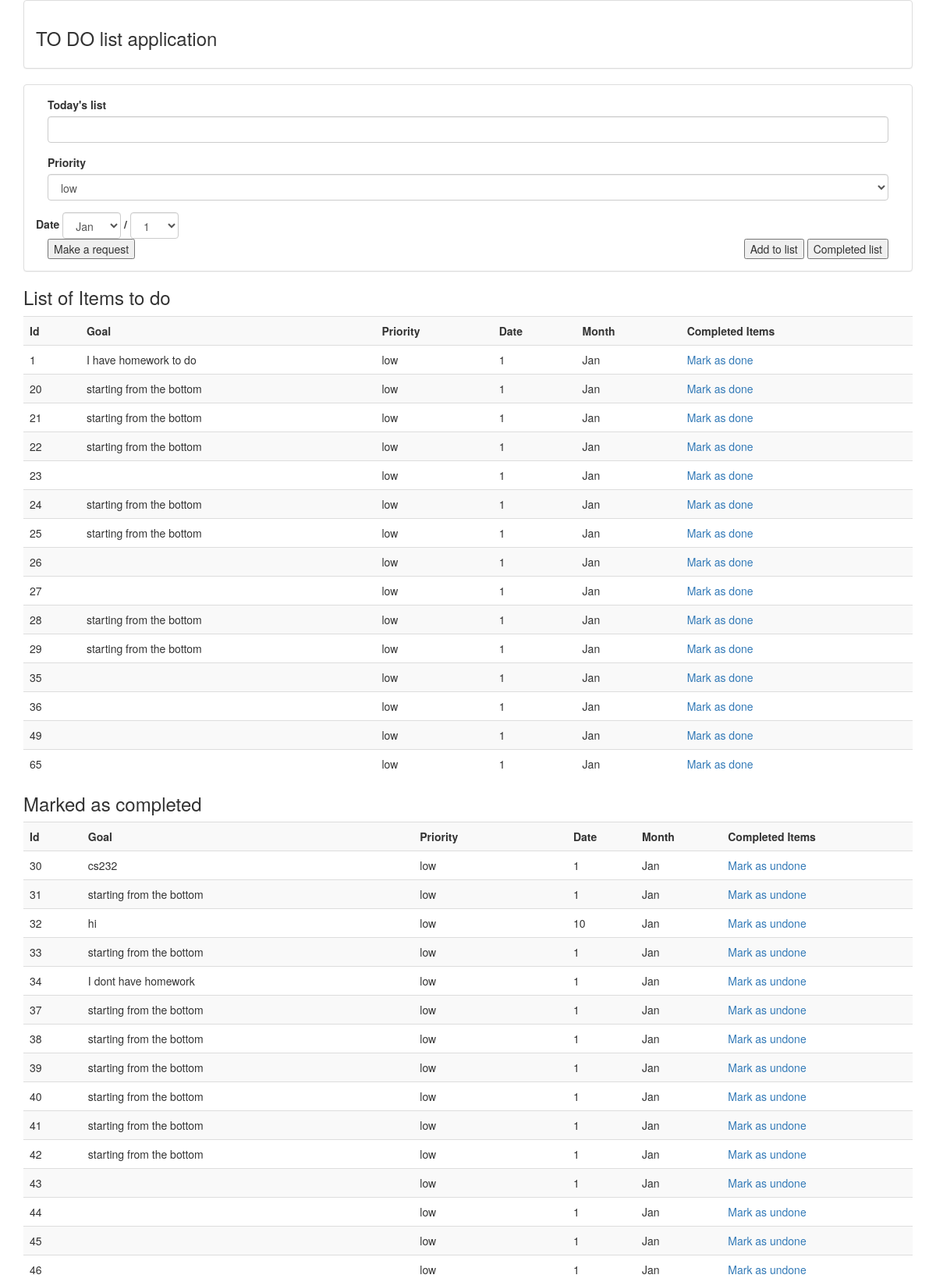
The page /home (upper part) on the database its author committed.
### todoList.py (models this page shows, shortened)
class Todo(db.Model):
    id = db.Column(db.Integer, db.Sequence('user_id_seq'), primary_key=True)
    goal = db.Column(db.String(200))
    priority = db.Column(db.String(120), nullable=False)
    date = db.Column(db.String(10), nullable=False)
    month = db.Column(db.String(20), nullable=False)
    complete = db.Column(db.Boolean)
    def getInfo(self):
        return (str(self.id), str(self.goal),str(self.priority), str(self.date), str(self.month), str(self.complete))

### todoList.py (the view, shortened to what this page needs)
@app.route('/home', methods = ['POST', 'GET'])
def home():
    todos = Todo.query.filter_by(complete=False)
    goo = [i.getInfo() for i in todos]
    completes = Todo.query.filter_by(complete=True)
    done = [i.getInfo() for i in completes]
    return render_template("home.html", todos = goo, completes = done)

### templates/home.html (shortened to what this page needs)
{% extends "base.html" %}
{% block content %}
    <form method='POST' action='/home'>
        <div class="panel panel-default col-md-12">
            <div class="panel-body">
                <div class="form-group">
                    <label for="item" >Today's list</label>
                        <input type="text" name="goal" id="goal" class="form-control">
                    </div>
                    <div class="form-group">
                        <label for="priority">Priority</label>
                            <select name="priority" id="priority" class="form-control">
                                <option value="low">low</option>
                            </select>
                    </div>
                    <div  class="row form-inline">
                        <label for="month">Date</label>
                            <select name="month" id="month" class="form-control">
                                <option>Jan</option>
                            </select>
                            <label for="day">/</label>
                                <select name="day" id="day" class="form-control">
                                    <option>1</option>
                                </select>
                    </div>
                    <div class="form-inline" style="float: right;">
                        <input type="submit" name="submit_button" value="Add to list" method='POST' action='/home'>
                        <input type="submit" name="submit_button" value="Completed list" method='POST' action='/completed'>
                    </div>
        <button id="ajaxButton" type="button" style='{float:right;}'>Make a request</button>
        </div>
    </div>
    </form>
    <form class="form-inline">
        <h3> List of Items to do </h3>
        <table class="table table-striped">
            <tr>
                <th scope='col'>Id</th>
                <th scope='col'>Goal</th>
                <th scope='col'>Priority</th>
                <th scope='col'>Date</th>
                <th scope='col'>Month</th>
                <th scope='col'>Completed Items</th>
            </tr>
            {% for (id, goal, priority, date, month, complete) in todos %}
                <tr>
                    <td> {{ id }} </td>
                    <td> {{ goal }} </td>
                    <td> {{ priority }} </td>
                    <td> {{ date }} </td>
                    <td> {{ month }} </td>
                    <td> <a href='/complete/{{id}}'> Mark as done </a> </td>
                </tr>
            {% endfor %}
        </table>
    </form>
        <form class="form-inline">
        <h3> Marked as completed </h3>
        <table class="table table-striped">
            <tr>
                <th scope='col'>Id</th>
                <th scope='col'>Goal</th>
                <th scope='col'>Priority</th>
                <th scope='col'>Date</th>
                <th scope='col'>Month</th>
                <th scope='col'>Completed Items</th>
            </tr>
            {% for (id, goal, priority, date, month, complete) in completes %}
                <tr>
                    <td> {{ id }} </td>
                    <td> {{ goal }} </td>
                    <td> {{ priority }} </td>
                    <td> {{ date }} </td>
                    <td> {{ month }} </td>
                    <td> <a href='/incomplete/{{id}}'> Mark as undone </a> </td>
                </tr>
            {% endfor %}
        </table>
    </form>
{% endblock %}

### templates/base.html (shortened to what this page needs)
<!DOCTYPE html>
<html>
    <head>
        <link rel="stylesheet" href="https://maxcdn.bootstrapcdn.com/bootstrap/3.3.6/css/bootstrap.min.css">
    </head>
    <body>
    <div class='container'>
        <div class="panel panel-default">
            <div class="panel-body"><h3>TO DO list application</h3></div>
        </div>
        {% block content %}
        {% endblock %}
    </div>
    </body>
</html>

### rows shown on the page
Todo: id "1", goal "I have homework to do", priority "low", date "1", month "Jan"
Todo: id "20", goal "starting from the bottom", priority "low", date "1", month "Jan"
Todo: id "21", goal "starting from the bottom", priority "low", date "1", month "Jan"
Todo: id "22", goal "starting from the bottom", priority "low", date "1", month "Jan"
Todo: id "23", priority "low", date "1", month "Jan"
Todo: id "24", goal "starting from the bottom", priority "low", date "1", month "Jan"
Todo: id "25", goal "starting from the bottom", priority "low", date "1", month "Jan"
Todo: id "26", priority "low", date "1", month "Jan"
Todo: id "27", priority "low", date "1", month "Jan"
Todo: id "28", goal "starting from the bottom", priority "low", date "1", month "Jan"
Todo: id "29", goal "starting from the bottom", priority "low", date "1", month "Jan"
Todo: id "35", priority "low", date "1", month "Jan"
Todo: id "36", priority "low", date "1", month "Jan"
Todo: id "49", priority "low", date "1", month "Jan"
Todo: id "65", priority "low", date "1", month "Jan"
Todo: id "30", goal "cs232", priority "low", date "1", month "Jan"
Todo: id "31", goal "starting from the bottom", priority "low", date "1", month "Jan"
Todo: id "32", goal "hi", priority "low", date "10", month "Jan"
Todo: id "33", goal "starting from the bottom", priority "low", date "1", month "Jan"
Todo: id "34", goal "I dont have homework", priority "low", date "1", month "Jan"
Todo: id "37", goal "starting from the bottom", priority "low", date "1", month "Jan"
Todo: id "38", goal "starting from the bottom", priority "low", date "1", month "Jan"
Todo: id "39", goal "starting from the bottom", priority "low", date "1", month "Jan"
Todo: id "40", goal "starting from the bottom", priority "low", date "1", month "Jan"
Todo: id "41", goal "starting from the bottom", priority "low", date "1", month "Jan"
Todo: id "42", goal "starting from the bottom", priority "low", date "1", month "Jan"
Todo: id "43", priority "low", date "1", month "Jan"
Todo: id "44", priority "low", date "1", month "Jan"
Todo: id "45", priority "low", date "1", month "Jan"
Todo: id "46", priority "low", date "1", month "Jan"
